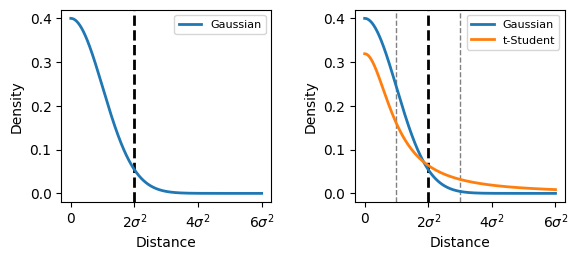

Here is the Python script that generated this plot:
"""
gaussian_student.py
-------------------

Plot the differences between Gaussian and student.

"""

import numpy as np
from scipy.stats import norm, t
import matplotlib.pyplot as plt


def main():
    """Make pretty plots."""
    xx = np.linspace(0, 6, 1000)

    fig, axes = plt.subplots(1, 2, figsize=(6.5, 2.5), dpi=100)
    axes[0].axvline(2, c='k', ls='--', lw=2)
    axes[1].axvline(2, c='k', ls='--', lw=2)
    axes[1].axvline(1, c='gray', ls='--', lw=1)
    axes[1].axvline(3, c='gray', ls='--', lw=1)
    yy = [norm.pdf(x) for x in xx]
    axes[0].plot(xx, yy, c='C0', lw=2, label='Gaussian')
    axes[1].plot(xx, yy, c='C0', lw=2, label='Gaussian')
    yy = [t.pdf(x, 1) for x in xx]
    axes[1].plot(xx, yy, c='C1', lw=2, label='t-Student')
    axes[0].legend(fontsize=8)
    axes[1].legend(fontsize=8)
    axes[0].set_ylabel('Density')
    axes[1].set_ylabel('Density')
    axes[0].set_xlabel('Distance')
    axes[1].set_xlabel('Distance')

    axes[0].set_xticks([0, 2, 4, 6])
    axes[0].set_xticklabels(['0', r'$2\sigma^2$', r'$4\sigma^2$', r'$6\sigma^2$'])
    axes[1].set_xticks([0, 2, 4, 6])
    axes[1].set_xticklabels(['0', r'$2\sigma^2$', r'$4\sigma^2$', r'$6\sigma^2$'])

    plt.subplots_adjust(wspace=0.4)
    plt.savefig('/home/leo/code/dimreduction/gaussian_student.png', bbox_inches='tight')



if __name__ == '__main__':
    main()
